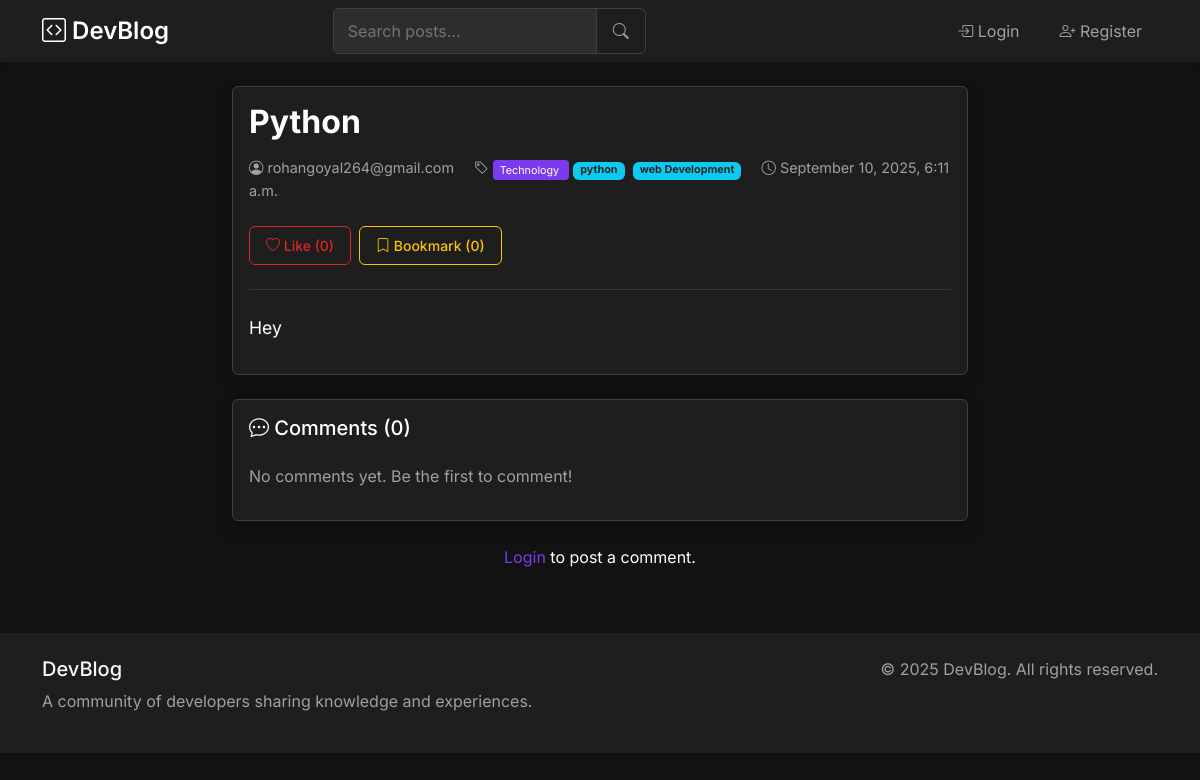
The page /post/7/ on the database as committed earlier.
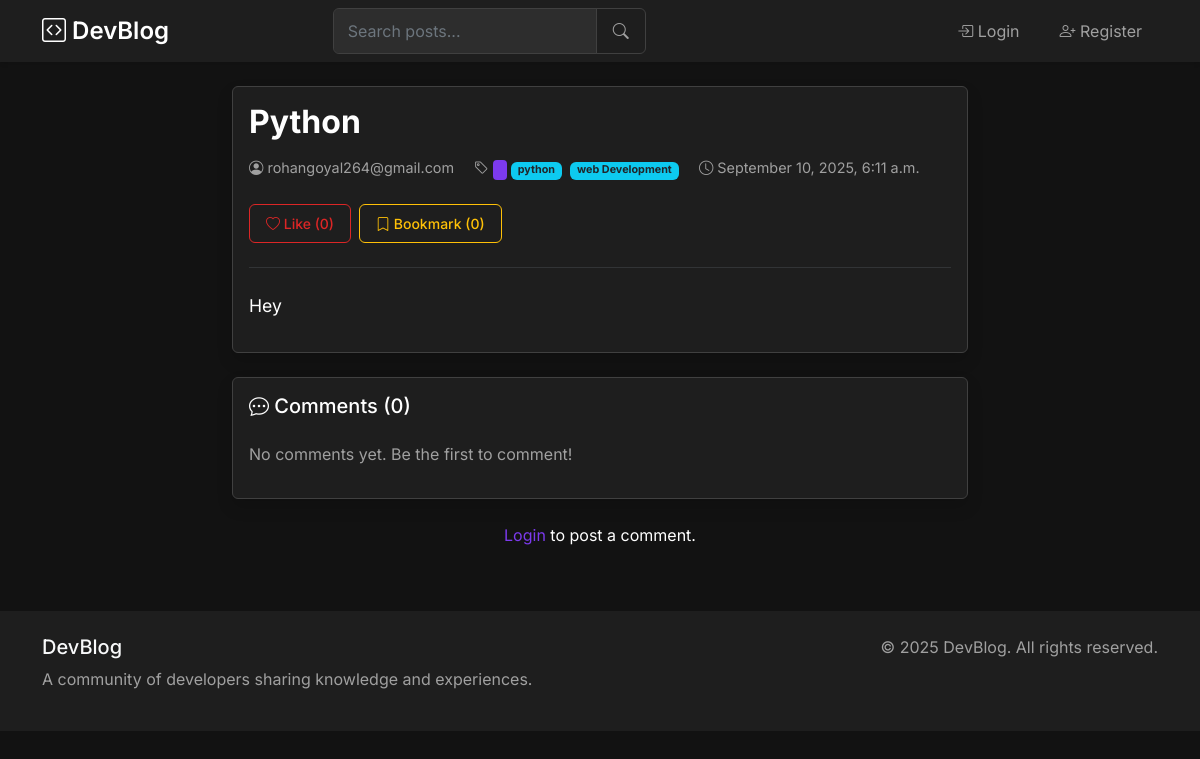
The same page on the database as committed later.
### blogs/models.py (models this page shows, shortened)
class Post(models.Model):
    title = models.CharField(max_length=200)
    content = models.TextField()
    author = models.ForeignKey(User, on_delete=models.CASCADE)
    category = models.ForeignKey(Category, on_delete=models.SET_NULL, null=True)
    tags = models.ManyToManyField('Tag', blank=True, related_name='posts')
    created_at = models.DateTimeField(auto_now_add=True)
    updated_at = models.DateTimeField(auto_now=True)
    excerpt = models.TextField(blank=True, null=True)  # Short preview text
    featured_image = models.ImageField(
        upload_to="posts/",
        blank=True,
        null=True,
        help_text="Cover image for your post"
    )
    likes = models.ManyToManyField(
        User,
        related_name="liked_posts",
        blank=True
    )
    bookmarks = models.ManyToManyField(
        User,
        related_name="bookmarked_posts",
        blank=True
    )
    def total_likes(self):
        return self.likes.count()
    def total_bookmarks(self):
        return self.bookmarks.count()

class Category(models.Model):
    name = models.CharField(max_length=50)
    slug = models.SlugField(unique=True, blank=True)

### blogs/views.py (the view)
# urls.py: path('post/<int:pk>/', views.post_detail, name='post_detail'),
def post_detail(request, pk):
    post = get_object_or_404(Post, pk=pk)
    comments = post.comments.all()
    if request.method == "POST":
        form = CommentForm(request.POST)
        if form.is_valid():
            comment = form.save(commit=False)
            comment.post = post
            comment.user = request.user
            comment.save()
            return redirect('post_detail', pk=post.pk)
    else:
        form = CommentForm()
    return render(request, 'blogs/post_detail.html', {
        'post': post,
        'comments': comments,
        'form': form
    })

### blogs/forms.py
class CommentForm(forms.ModelForm):
    class Meta:
        model = Comment
        fields = ['content']

### blogs/templates/blogs/post_detail.html (shortened to what the changed rows need)
{% extends 'blogs/base.html' %}
{% load widget_tweaks %}
{% block content %}
<div class="row justify-content-center">
    <div class="col-md-8">
        <div class="card shadow mb-4 post-detail">
            <div class="card-body">
                <div class="d-flex justify-content-between align-items-start mb-3">
                    <h2 class="card-title h1 mb-0">{{ post.title }}</h2>
                </div>
                <div class="post-meta mb-4">
                    <span class="me-3">
                        <i class="bi bi-person-circle"></i> {{ post.author.username }}
                    </span>
                    <span class="me-3">
                        <i class="bi bi-tag"></i>
                        <a href="{% url 'category_posts' post.category.slug %}" class="badge-category">
                            {{ post.category.name }}
                        </a>
                        {% if post.tags.all %}
                            {% for tag in post.tags.all %}
                                <span class="badge bg-info text-dark ms-1">{{ tag.name }}</span>
                            {% endfor %}
                        {% endif %}
                    </span>
                    <span>
                        <i class="bi bi-clock"></i> {{ post.created_at|date:"F j, Y, P" }}
                    </span>
                </div>
                <div class="d-flex gap-2 mb-3">
                    <form method="POST" action="{% url 'toggle_like' post.pk %}">
                        <button type="submit" class="btn btn-sm {% if user in post.likes.all %}btn-danger{% else %}btn-outline-danger{% endif %}">
                            <i class="bi bi-heart"></i> Like ({{ post.total_likes }})
                        </button>
                    </form>
                    <form method="POST" action="{% url 'toggle_bookmark' post.pk %}">
                        <button type="submit" class="btn btn-sm {% if user in post.bookmarks.all %}btn-warning{% else %}btn-outline-warning{% endif %}">
                            <i class="bi bi-bookmark"></i> Bookmark ({{ post.total_bookmarks }})
                        </button>
                    </form>
                </div>
                <div class="post-content">
                    {{ post.content|linebreaks }}
                </div>
            </div>
        </div>
        <div class="card shadow mb-4">
            <div class="card-body">
                <h3 class="card-title h5 mb-4">
                    <i class="bi bi-chat-dots"></i> Comments ({{ comments.count }})
                </h3>
                {% if comments %}
                    {% for comment in comments %}
                        <div class="comment mb-3 p-3 border rounded">
                            <div class="d-flex justify-content-between align-items-start">
                                <div class="comment-header">
                                    <strong class="text-light">{{ comment.user.username }}</strong>
                                    <small class="text-muted ms-2">
                                        <i class="bi bi-clock"></i> {{ comment.created_at|date:"F j, Y, P" }}
                                    </small>
                                </div>
                                {% if user == comment.user %}
                                <form action="{% url 'comment_delete' comment.pk %}" method="POST" class="d-inline">
                                    {% csrf_token %}
                                    <button type="submit" class="btn btn-sm btn-outline-danger"
                                            onclick="return confirm('Are you sure you want to delete this comment?')">
                                        <i class="bi bi-trash"></i>
                                    </button>
                                </form>
                                {% endif %}
                            </div>
                            <div class="comment-content mt-2 text-light">
                                {{ comment.content|linebreaks }}
                            </div>
                        </div>
                    {% endfor %}
                {% else %}
                    <p class="text-muted">No comments yet. Be the first to comment!</p>
                {% endif %}
            </div>
        </div>
    </div>
</div>
{% endblock %}

Rows that differ between the two databases and show on the page:
changed Post "Python": category_id 1 → empty (drawn); category.name "Technology" → (not shown)
